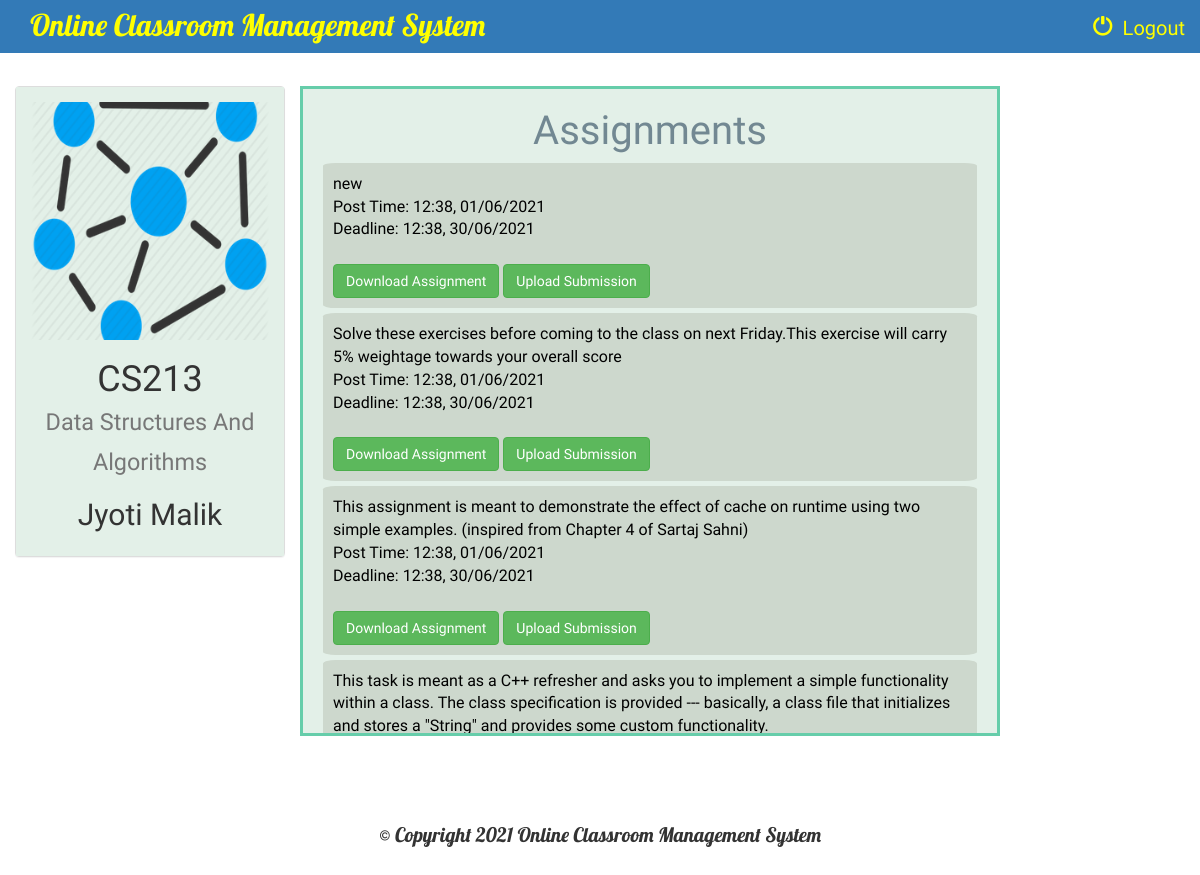
The page /course/1/view_assignments/ (signed in) on the database its author committed.
### instructor/models.py (models this page shows, shortened)
class Course(models.Model):
    name = models.CharField(max_length=100)
    code = models.CharField(max_length=100)
    instructor = models.ForeignKey(Instructor, on_delete=models.CASCADE)
    course_logo = models.FileField(default=1)

class Instructor(models.Model):
    user = models.ForeignKey(User,on_delete=models.CASCADE, default=1)
    name = models.CharField(max_length=100)
    information = models.CharField(max_length=1000,default=1)
    def __str__(self):
        return self.name

class Assignment(models.Model):
    description = models.CharField(max_length=1000, default='')
    file = models.FileField(default='')
    course = models.ForeignKey(Course,on_delete=models.CASCADE)
    post_time = models.CharField(max_length=100)
    deadline = models.CharField(max_length=100)

### course/views.py (the view)
# urls.py: re_path(r'^(?P<course_id>[0-9]+)/view_assignments/$', views.view_assignments, name='view_assignments'),
@login_required
def view_assignments(request, course_id):
    course = Course.objects.get(id=course_id)
    assignments = Assignment.objects.filter(course=course)
    context = {
        'course' : course,
        'assignments' : assignments,
    }
    return render(request,'course/view_assignments.html',context)

### course/templates/course/view_assignments.html (shortened to what this page needs)
{% extends 'course/basic_page.html' %}
{% block body %}
<br>
<div class="container-fluid songs-container" >
    <div class="row">
    <div class="col-sm-6 col-md-3">
            <div class="panel panel-default">
                <div class="panel-body" style="background-color: #e3f0e8;border: 0px solid #66cdaa;">
                    <a href="{% url 'course:detail' course.id %}">
                        {% if course.course_logo %}
                            <img src="{{ course.course_logo.url }}" class="img-responsive">
                        {% else %}
                            <h3>No image to display</h3>
                        {% endif %}
                    </a>
                    <h1 align="center">{{ course.code }}<br> <small>{{ course.name }}</small></h1>
                    <h2 align="center">{{ course.instructor }}</h2>
                </div>
            </div>
        </div>
        <div class="col-sm-7" style="align:center; overflow-y: scroll; height:650px;border: 3px solid #66cdaa;background-color:#e3f0e8;color:black;font-family: 'Abhaya Libre';font-size:16px;">
        <h3 align="center"; style="text-align:center;font-family:Volkhov,cursive;font-size:40px;color: #728892">Assignments</h3>
    {% for assignment in assignments reversed %}
<div style="background-color:#CDD8CD; border-radius:2%;padding:10px; margin:5px">
        {{ assignment.description }}<br>
        Post Time: {{ assignment.post_time }}<br>
        Deadline: {{ assignment.deadline }}<br><br>
        <a href="{{ assignment.file.url }}">
        <button type="submit" class="btn btn-success">Download Assignment</button></a>
        <a href="{% url 'course:upload_submission' assignment.id %}">
        <button type="submit" class="btn btn-success">Upload Submission</button></a>
        <br>
</div>
    {% endfor %}
        </div><br><br><br>
</div>
</div><br><br><br>
{% endblock %}

### course/templates/course/basic_page.html (style rules this page uses)
a { color: yellow; }
body { background: url('') no-repeat center center fixed; background-size: cover; font-family: Ledger;font-size: 20px; }

### rows shown on the page
Course: course_logo (picture), code "CS213", name "Data Structures And Algorithms", instructor "Jyoti Malik"
Assignment: description "new", post_time "12:38, 01/06/2021", deadline "12:38, 30/06/2021"
Assignment: description "Solve these exercises before coming to the class on next Friday.This exercise will carry 5% weightage towards your overall score", post_time "12:38, 01/06/2021", deadline "12:38, 30/06/2021"
Assignment: description "This assignment is meant to demonstrate the effect of cache on runtime using two simple examples. (inspired from Chapter 4 of Sartaj Sahni)", post_time "12:38, 01/06/2021", deadline "12:38, 30/06/2021"
Assignment: description "This task is meant as a C++ refresher and asks you to implement a simple functionality within a class. The class specification is provided --- basically, a class file that initializes and stores a \"String\" and provides some custom functionality."
